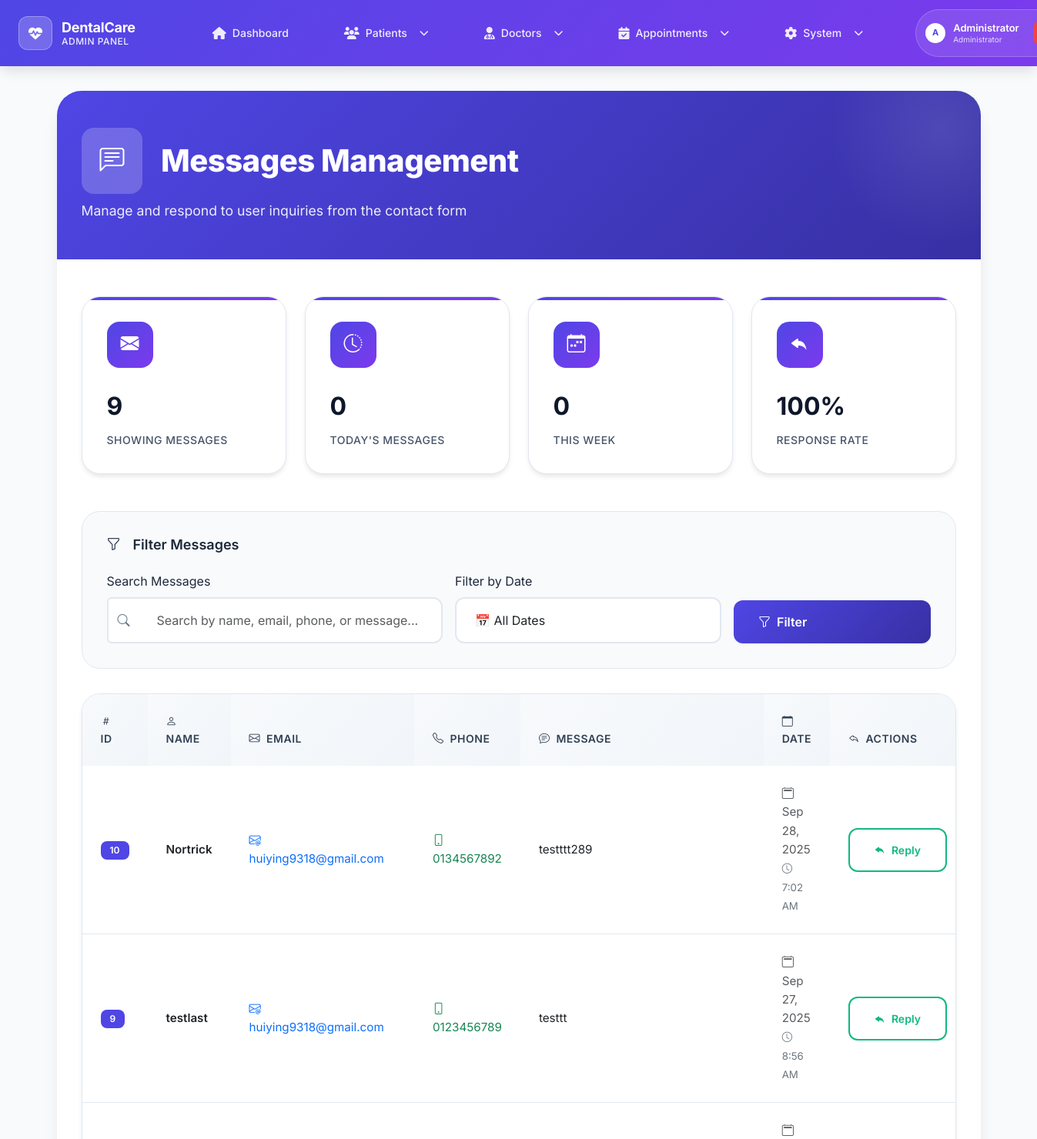
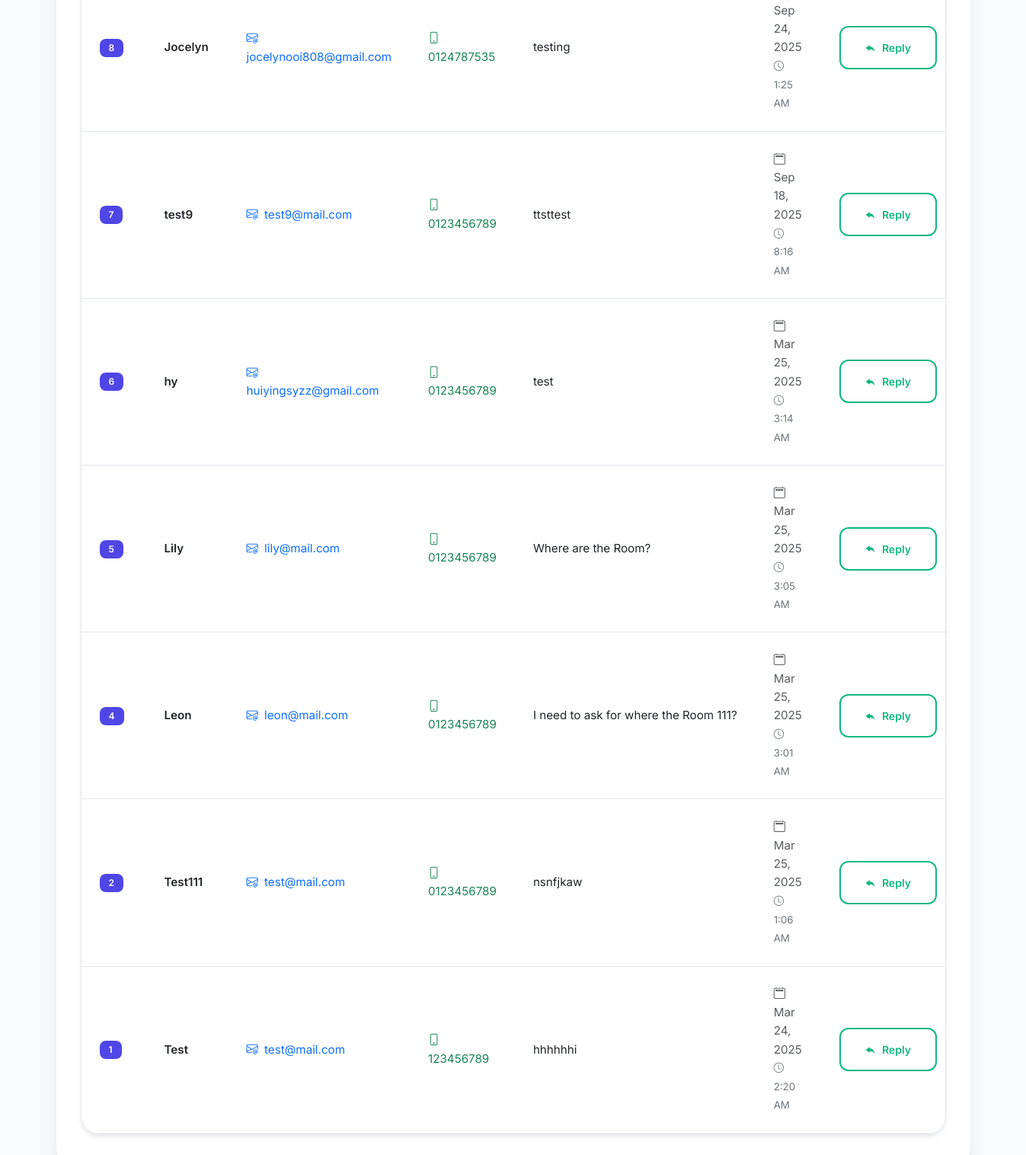
Page /admin/messages.php on the committed database (2 pictures, top to bottom).
### tables this page shows
CREATE TABLE `messages` (
  `id` int(11) NOT NULL,
  `name` varchar(255) NOT NULL,
  `email` varchar(255) NOT NULL,
  `tel` varchar(20) DEFAULT NULL,
  `message` text NOT NULL,
  `created_at` timestamp NOT NULL DEFAULT current_timestamp()
);

### admin/messages.php (the view, shortened to what this page needs)
<?php
$conn = new mysqli("localhost", "root", "", "hospital_management_system");
$search = isset($_GET['search']) ? trim($_GET['search']) : '';
$sql = "SELECT * FROM messages";
$messages_per_page = 20;
$current_page = isset($_GET['page']) ? max(1, intval($_GET['page'])) : 1;
$offset = ($current_page - 1) * $messages_per_page;
$sql .= " ORDER BY created_at DESC LIMIT $messages_per_page OFFSET $offset";
$result = $conn->query($sql);
$num_rows = $result->num_rows;
?>
<!DOCTYPE html>
<html lang="en">
<head>
    <link href="https://cdn.jsdelivr.net/npm/bootstrap@5.3.0/dist/css/bootstrap.min.css" rel="stylesheet">
    <link href="https://cdn.jsdelivr.net/npm/bootstrap-icons@1.10.5/font/bootstrap-icons.css" rel="stylesheet">
</head>
<body>
    <?php include 'includes/navbar.php'; ?>
    <div class="main-container animate-fade-in">
        <div class="header-section">
            <div class="header-content">
                <h1 class="page-title">
                    <div class="title-icon">
                        <i class="bi bi-chat-left-text"></i>
                    </div>
                    <div>
                        Messages Management
                    </div>
                </h1>
                <p class="page-subtitle">Manage and respond to user inquiries from the contact form</p>
            </div>
        </div>
        <div class="content-section">
            <div class="stats-section">
                <div class="row g-4">
                    <div class="col-md-3 col-sm-6">
                        <div class="stat-card loading-animation">
                            <div class="stat-icon">
                                <i class="bi bi-envelope-fill"></i>
                            </div>
                            <div class="stat-number"><?php echo $num_rows; ?></div>
                            <div class="stat-label">
                                Showing Messages
                            </div>
                        </div>
                    </div>
                    <div class="col-md-3 col-sm-6">
                        <div class="stat-card loading-animation">
                            <div class="stat-icon">
                                <i class="bi bi-clock-history"></i>
                            </div>
                            <?php
                            $today = date('Y-m-d');
                            $todayQuery = "SELECT COUNT(*) as today_count FROM messages WHERE DATE(created_at) = '$today'";
                            $todayResult = $conn->query($todayQuery);
                            $todayCount = $todayResult->fetch_assoc()['today_count'];
                            ?>
                            <div class="stat-number"><?php echo $todayCount; ?></div>
                            <div class="stat-label">Today's Messages</div>
                        </div>
                    </div>
                    <div class="col-md-3 col-sm-6">
                        <div class="stat-card loading-animation">
                            <div class="stat-icon">
                                <i class="bi bi-calendar-week"></i>
                            </div>
                            <?php
                            $weekStart = date('Y-m-d', strtotime('monday this week'));
                            $weekQuery = "SELECT COUNT(*) as week_count FROM messages WHERE DATE(created_at) >= '$weekStart'";
                            $weekResult = $conn->query($weekQuery);
                            $weekCount = $weekResult->fetch_assoc()['week_count'];
                            ?>
                            <div class="stat-number"><?php echo $weekCount; ?></div>
                            <div class="stat-label">This Week</div>
                        </div>
                    </div>
                    <div class="col-md-3 col-sm-6">
                        <div class="stat-card loading-animation">
                            <div class="stat-icon">
                                <i class="bi bi-reply-fill"></i>
                            </div>
                            <div class="stat-number">
                                <?php echo $num_rows > 0 ? '100%' : '0%'; ?>
                            </div>
                            <div class="stat-label">Response Rate</div>
                        </div>
                    </div>
                </div>
            </div>
            <div class="search-section loading-animation">
                <h3 class="search-title">
                    <i class="bi bi-funnel"></i>
                    Filter Messages
                </h3>
                <form method="GET" class="row g-3 align-items-end">
                    <div class="col-md-5">
                        <label for="search" class="form-label">Search Messages</label>
                        <div class="input-group">
                            <span class="input-group-text">
                                <i class="bi bi-search"></i>
                            </span>
                            <input type="text"
                                   id="search"
                                   name="search"
                                   class="form-control"
                                   placeholder="Search by name, email, phone, or message..."
                                   value="<?php echo htmlspecialchars($search); ?>">
                        </div>
                    </div>
                    <div class="col-md-4">
                        <label for="date_filter" class="form-label">Filter by Date</label>
                        <select name="date_filter" id="date_filter" class="form-control">
                            <option value="">📅 All Dates</option>
                        </select>
                    </div>
                    <div class="col-md-3">
                        <div class="d-flex gap-2">
                            <button type="submit" class="btn btn-primary flex-fill">
                                <i class="bi bi-funnel"></i>
                                Filter
                            </button>
                        </div>
                    </div>
                </form>
            </div>
            <div class="table-container loading-animation">
                <?php if ($num_rows > 0): ?>
                    <div class="table-responsive">
                        <table class="table table-hover align-middle mb-0">
                            <thead>
                                <tr>
                                    <th scope="col">
                                        <i class="bi bi-hash me-1"></i>
                                        ID
                                    </th>
                                    <th scope="col">
                                        <i class="bi bi-person me-1"></i>
                                        Name
                                    </th>
                                    <th scope="col">
                                        <i class="bi bi-envelope me-1"></i>
                                        Email
                                    </th>
                                    <th scope="col">
                                        <i class="bi bi-telephone me-1"></i>
                                        Phone
                                    </th>
                                    <th scope="col">
                                        <i class="bi bi-chat-text me-1"></i>
                                        Message
                                    </th>
                                    <th scope="col">
                                        <i class="bi bi-calendar me-1"></i>
                                        Date
                                    </th>
                                    <th scope="col">
                                        <i class="bi bi-reply me-1"></i>
                                        Actions
                                    </th>
                                </tr>
                            </thead>
                            <tbody>
                            <?php while ($row = $result->fetch_assoc()): ?>
                                <tr>
                                    <td>
                                        <span class="badge badge-primary"><?php echo $row['id']; ?></span>
                                    </td>
                                    <td>
                                        <div class="fw-semibold text-gray-900">
                                            <?php echo htmlspecialchars($row['name']); ?>
                                        </div>
                                    </td>
                                    <td>
                                        <div class="text-primary">
                                            <i class="bi bi-envelope-at me-1"></i>
                                            <?php echo htmlspecialchars($row['email']); ?>
                                        </div>
                                    </td>
                                    <td>
                                        <div class="text-success">
                                            <i class="bi bi-phone me-1"></i>
                                            <?php echo htmlspecialchars($row['tel']); ?>
                                        </div>
                                    </td>
                                    <td>
                                        <div class="message-content"
                                             title="<?php echo htmlspecialchars($row['message']); ?>">
                                            <?php echo htmlspecialchars($row['message']); ?>
                                        </div>
                                    </td>
                                    <td>
                                        <div class="text-muted">
                                            <i class="bi bi-calendar2 me-1"></i>
                                            <?php
                                            $date = new DateTime($row['created_at']);
                                            echo $date->format('M j, Y');
                                            ?>
                                            <br>
                                            <small class="text-secondary">
                                                <i class="bi bi-clock me-1"></i>
                                                <?php echo $date->format('g:i A'); ?>
                                            </small>
                                        </div>
                                    </td>
                                    <td>
                                        <div class="d-flex gap-2">
                                            <a href="mailto:<?php echo htmlspecialchars($row['email']); ?>?subject=Reply from Green Life Dental Clinic&body=Dear <?php echo htmlspecialchars($row['name']); ?>,%0D%0A%0D%0AThank you for contacting Green Life Dental Clinic. We have received your message:%0D%0A%0D%0A'<?php echo htmlspecialchars($row['message']); ?>'%0D%0A%0D%0ARegarding your inquiry..."
                                               class="btn btn-outline-success btn-sm"
                                               title="Reply to <?php echo htmlspecialchars($row['name']); ?>">
                                                <i class="bi bi-reply-fill"></i>
                                                Reply
                                            </a>
                                        </div>
                                    </td>
                                </tr>
                            <?php endwhile; ?>
                            </tbody>
                        </table>
                    </div>
                <?php endif; ?>
            </div>
        </div>
    </div>
</body>
</html>

### admin/includes/navbar.php (style rules this page uses)
:root { --primary-color: #4f46e5; --primary-dark: #3730a3; --secondary-color: #7c3aed; --accent-color: #f59e0b; --success-color: #10b981; --danger-color: #ef4444; --warning-color: #f97316; --info-color: #06b6d4; --gray-50: #f8fafc; --gray-100: #f1f5f9; --gray-200: #e2e8f0; --gray-300: #cbd5e1; --gray-400: #94a3b8; --gray-500: #64748b; --gray-600: #475569; --gray-700: #334155; --gray-800: #1e293b; --gray-900: #0f172a; --white: #ffffff; --shadow-sm: 0 1px 2px 0 rgba(0, 0, 0, 0.05); --shadow-md: 0 4px 6px -1px rgba(0, 0, 0, 0.1); --shadow-lg: 0 10px 15px -3px rgba(0, 0, 0, 0.1); --shadow-xl: 0 20px 25px -5px rgba(0, 0, 0, 0.1); --border-radius: 8px; --border-radius-lg: 12px; --border-radius-xl: 16px; --transition: all 0.3s cubic-bezier(0.4, 0, 0.2, 1); }
* { margin: 0; padding: 0; box-sizing: border-box; }
body { font-family: 'Inter', -apple-system, BlinkMacSystemFont, 'Segoe UI', sans-serif; background: var(--gray-50); color: var(--gray-800); line-height: 1.6; }
.page-title { font-size: 2.5rem; font-weight: 800; color: var(--gray-900); margin-bottom: 0.5rem; letter-spacing: -0.5px; }
.page-subtitle { color: var(--gray-600); font-size: 1.1rem; font-weight: 400; }

### rows in the picture
messages: id "10", name "Nortrick", email "huiying9318@gmail.com", tel "0134567892", message "testttt289", created_at "Sep 28, 2025", created_at "7:02 AM"
messages: id "9", name "testlast", email "huiying9318@gmail.com", tel "0123456789", message "testtt", created_at "Sep 27, 2025", created_at "8:56 AM"
messages: id "8", name "Jocelyn", email "jocelynooi808@gmail.com", tel "0124787535", message "testing", created_at "Sep 24, 2025", created_at "1:25 AM"
messages: id "7", name "test9", email "test9@mail.com", tel "0123456789", message "ttsttest", created_at "Sep 18, 2025", created_at "8:16 AM"
messages: id "6", name "hy", email "huiyingsyzz@gmail.com", tel "0123456789", message "test", created_at "Mar 25, 2025", created_at "3:14 AM"
messages: id "5", name "Lily", email "lily@mail.com", tel "0123456789", message "Where are the Room?", created_at "Mar 25, 2025", created_at "3:05 AM"
messages: id "4", name "Leon", email "leon@mail.com", tel "0123456789", message "I need to ask for where the Room 111?", created_at "Mar 25, 2025", created_at "3:01 AM"
messages: id "2", name "Test111", email "test@mail.com", tel "0123456789", message "nsnfjkaw", created_at "Mar 25, 2025", created_at "1:06 AM"
messages: id "1", name "Test", email "test@mail.com", tel "123456789", message "hhhhhhi", created_at "Mar 24, 2025", created_at "2:20 AM"

### other values in the picture
substr($admin_name, 0, 1) "A"
$admin_name "Administrator"
$num_rows "9"
$todayCount "0"
$weekCount "0"
